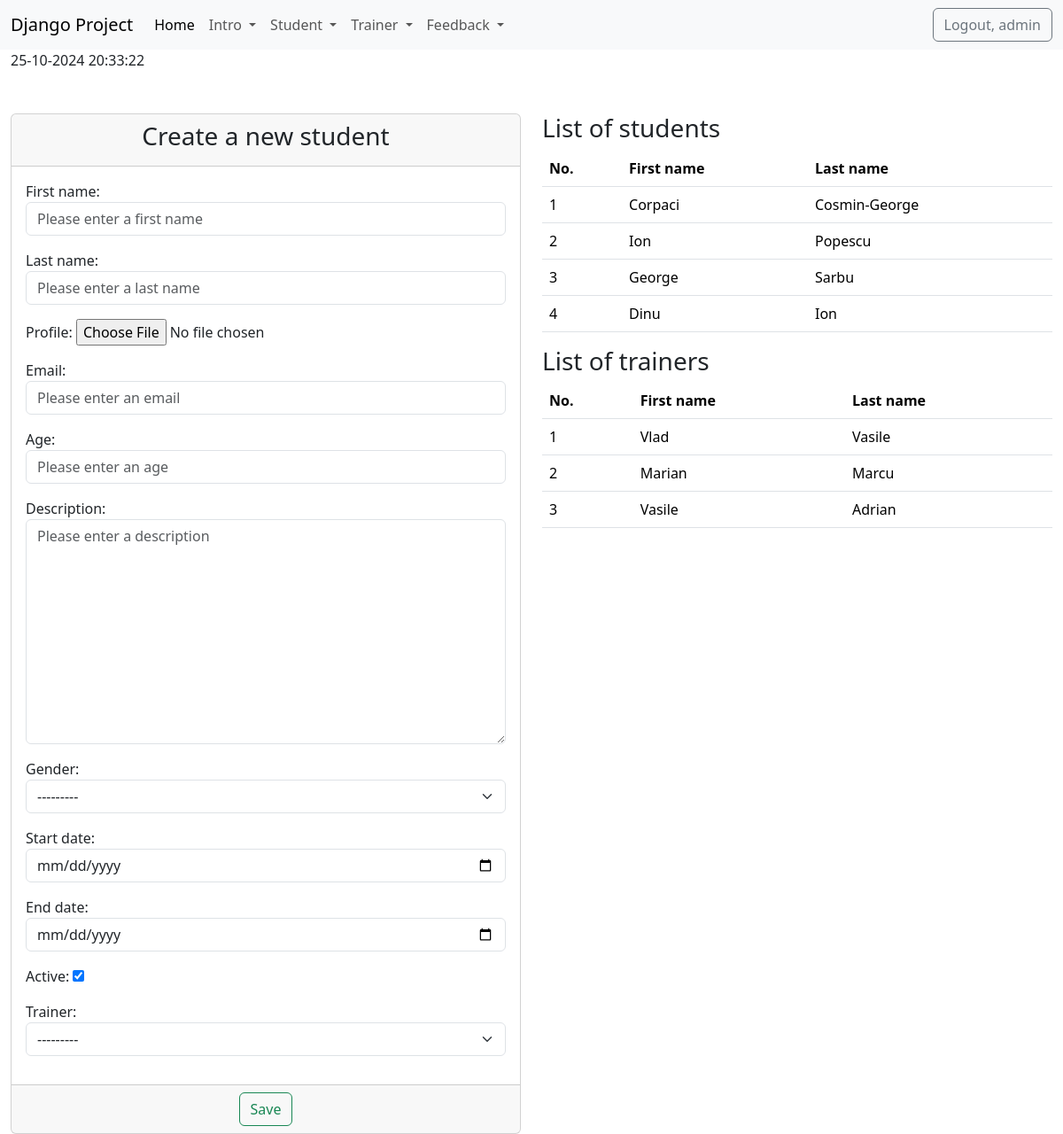
The page /create_student/ (signed in) on the database its author committed.
### trainer/models.py (models this page shows)
class Trainer(models.Model):
    first_name = models.CharField(max_length=20)
    last_name = models.CharField(max_length=20)
    course = models.CharField(max_length=40)
    profile = models.ImageField(upload_to="trainer_profiles/", null=True)
    email = models.EmailField(max_length=40)
    active = models.BooleanField(default=True)
    def __str__(self):
        return f'{self.first_name} {self.last_name}'

### student/models.py (models this page shows, shortened)
class Student(models.Model):
    gender_options = [
        ('male', 'Male'),
        ('female', 'Female')
    ]
    first_name = models.CharField(max_length=40)  # max_length = 255
    last_name = models.CharField(max_length=40)
    profile = models.ImageField(upload_to='students_profile/', null=True)
    email = models.EmailField(max_length=50)
    age = models.PositiveIntegerField(null=True, blank=True)
    description = models.TextField(max_length=500)  # max_length = nelimitat
    gender = models.CharField(choices=gender_options, max_length=6)
    start_date = models.DateField()
    end_date = models.DateField()
    active = models.BooleanField(default=True)
    trainer = models.ForeignKey(Trainer, on_delete=models.CASCADE, null=True)

### student/views.py (the view)
# urls.py: path('create_student/', views.StudentCreateView.as_view(), name='create-student'),
class StudentCreateView(LoginRequiredMixin, CreateView):
    template_name = 'student/create_student.html'  # folosit pentru a specifica calea catre pagina html UNDE va fi generat formularul
    model = Student  # Modelul asociat formularului
    form_class = StudentForm
    success_url = reverse_lazy('home_page')  # folosit pentru a-l redirectiona pe utilizator pe o pagina dupa salvarea datelor din formular
    def get_context_data(self, **kwargs):
        context = super().get_context_data(**kwargs) # returneaza un dictionar cu datele pe care trimiteti in html
        context['students'] = Student.objects.all()
        context['trainers'] = Trainer.objects.all()
        context['current_datetime'] = datetime.datetime.now()
        return context

### student/forms.py (shortened to what this page needs)
class StudentForm(forms.ModelForm):
    class Meta:
        model = Student
        fields = '__all__'
        widgets = {
            'first_name': forms.TextInput(attrs={'class': 'form-control', 'placeholder': 'Please enter a first name'}),
            'last_name': forms.TextInput(attrs={'class': 'form-control', 'placeholder': 'Please enter a last name'}),
            'age': forms.NumberInput(attrs={'class': 'form-control', 'placeholder': 'Please enter an age'}),
            'email': forms.EmailInput(attrs={'class': 'form-control', 'placeholder': 'Please enter an email'}),
            'description': forms.Textarea(attrs={'class': 'form-control', 'placeholder': 'Please enter a description'}),
            'gender': forms.Select(attrs={'class': 'form-select'}),
            'start_date': forms.DateInput(attrs={'class': 'form-control', 'type': 'date'}),
            'end_date': forms.DateInput(attrs={'class': 'form-control', 'type': 'date'}),
            'trainer': forms.Select(attrs={'class': 'form-select'})
        }

### templates/student/create_student.html (shortened to what this page needs)
{% extends 'base.html' %}
{% block content %}
    <div class="container-fluid">
        {{ current_datetime|date:"d-m-Y H:i:s" }}
        <div class="row">
            <div class="col-md-6">
                <br><br>
                <div class="card">
                    <div class="card-header">
                        <h3 class="text-center">Create a new student</h3>
                    </div>
                     <form method="post" enctype="multipart/form-data">
                        <div class="card-body">
                            {{ form.as_p }}
                        </div>
                        <div class="card-footer text-center">
                            <button type="submit" class="btn btn-outline-success">Save</button>
                        </div>
                     </form>
                </div>
            </div>
            <div class="col-md-6">
            <br><br>
            <h3>List of students</h3>
                <table class="table table-succcess">
                    <thead>
                        <tr>
                            <th>No.</th>
                            <th>First name</th>
                            <th>Last name</th>
                        </tr>
                    </thead>
                    <tbody>
                        {% for student in students %}
                            <tr>
                                <td>{{ forloop.counter }}</td>
                                <td>{{ student.first_name }}</td>
                                <td>{{ student.last_name }}</td>
                            </tr>
                        {% endfor %}
                    </tbody>
                </table>
             <h3>List of trainers</h3>
                <table class="table table-succcess">
                    <thead>
                        <tr>
                            <th>No.</th>
                            <th>First name</th>
                            <th>Last name</th>
                        </tr>
                    </thead>
                    <tbody>
                        {% for trainer in trainers %}
                            <tr>
                                <td>{{ forloop.counter }}</td>
                                <td>{{ trainer.first_name }}</td>
                                <td>{{ trainer.last_name }}</td>
                            </tr>
                        {% endfor %}
                    </tbody>
                </table>
            </div>
        </div>
    </div>
{% endblock %}

### templates/navbar.html (shortened to what this page needs)
<nav class="navbar navbar-expand-lg bg-body-tertiary">
    <div class="container-fluid">
        <a class="navbar-brand" href="#">Django Project</a>
        <div class="collapse navbar-collapse" id="navbarSupportedContent">
            <ul class="navbar-nav me-auto mb-2 mb-lg-0">
                <li class="nav-item">
                    <a class="nav-link active" aria-current="page" href="{% url 'home_page' %}">Home</a>
                </li>
                {% if user.is_authenticated %}
                <li class="nav-item dropdown">
                    <a class="nav-link dropdown-toggle" href="#" role="button" data-bs-toggle="dropdown"
                       aria-expanded="false">
                        Intro
                    </a>
                </li>
                <li class="nav-item dropdown">
                    <a class="nav-link dropdown-toggle" href="#" role="button" data-bs-toggle="dropdown"
                       aria-expanded="false">
                        Student
                    </a>
                </li>
                <li class="nav-item dropdown">
                    <a class="nav-link dropdown-toggle" href="#" role="button" data-bs-toggle="dropdown"
                       aria-expanded="false">
                        Trainer
                    </a>
                </li>
                <li class="nav-item dropdown">
                    <a class="nav-link dropdown-toggle" href="#" role="button" data-bs-toggle="dropdown"
                       aria-expanded="false">
                        Feedback
                    </a>
                </li>
            {%  endif %}
            </ul>
            {% if user.is_authenticated %}
                <div>
                    <form method="post" action="{% url 'logout' %}">
                        <button type="submit" class="btn btn-outline-secondary">Logout, {{ user.username }}</button>
                    </form>
                </div>
            {% else %}
                <div>
                    <a href="{% url 'login' %}" class="btn btn-outline-success">Login</a>
                    <a href="{% url 'create-user' %}" class="btn btn-outline-secondary">Signup</a>
                </div>
            {% endif %}
        </div>
    </div>
</nav>

### rows shown on the page
Trainer: first_name "Vlad", last_name "Vasile"
Trainer: active "☑", first_name "Vasile", last_name "Adrian"
Student: first_name "Corpaci", last_name "Cosmin-George"
Student: first_name "Ion", last_name "Popescu"
Student: first_name "George", last_name "Sarbu"
Student: first_name "Dinu", last_name "Ion"
Trainer: first_name "Marian", last_name "Marcu"

### other values the page prints
{{ user.username }} "admin"
{{ current_datetime|date:"d-m-Y H:i:s" }} "25-10-2024 20:33:22"
